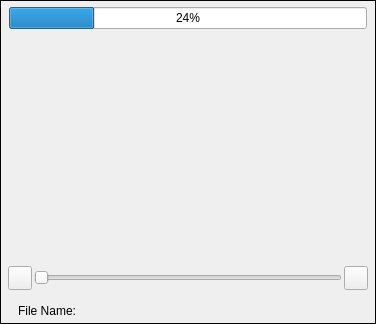
<?xml version="1.0" encoding="UTF-8"?>
<ui version="4.0">
 <class>AssetVideoWidget</class>
 <widget class="QWidget" name="AssetVideoWidget">
  <property name="geometry">
   <rect>
    <x>0</x>
    <y>0</y>
    <width>376</width>
    <height>324</height>
   </rect>
  </property>
  <property name="sizePolicy">
   <sizepolicy hsizetype="Expanding" vsizetype="Expanding">
    <horstretch>0</horstretch>
    <verstretch>0</verstretch>
   </sizepolicy>
  </property>
  <property name="minimumSize">
   <size>
    <width>0</width>
    <height>0</height>
   </size>
  </property>
  <property name="maximumSize">
   <size>
    <width>16777215</width>
    <height>324</height>
   </size>
  </property>
  <property name="windowTitle">
   <string>Form</string>
  </property>
  <layout class="QGridLayout" name="gridLayout">
   <property name="leftMargin">
    <number>0</number>
   </property>
   <property name="topMargin">
    <number>0</number>
   </property>
   <property name="rightMargin">
    <number>0</number>
   </property>
   <property name="bottomMargin">
    <number>0</number>
   </property>
   <property name="spacing">
    <number>0</number>
   </property>
   <item row="0" column="0">
    <widget class="QFrame" name="m_MainFrame">
     <property name="sizePolicy">
      <sizepolicy hsizetype="Expanding" vsizetype="Preferred">
       <horstretch>0</horstretch>
       <verstretch>0</verstretch>
      </sizepolicy>
     </property>
     <property name="frameShape">
      <enum>QFrame::Shape::Box</enum>
     </property>
     <property name="frameShadow">
      <enum>QFrame::Shadow::Plain</enum>
     </property>
     <layout class="QVBoxLayout" name="verticalLayout">
      <property name="spacing">
       <number>2</number>
      </property>
      <property name="leftMargin">
       <number>5</number>
      </property>
      <property name="topMargin">
       <number>5</number>
      </property>
      <property name="rightMargin">
       <number>5</number>
      </property>
      <property name="bottomMargin">
       <number>5</number>
      </property>
      <item>
       <layout class="QHBoxLayout" name="horizontalLayout_4">
        <property name="spacing">
         <number>2</number>
        </property>
        <item>
         <widget class="AvatarBar" name="m_LeftAvatarBar" native="true"/>
        </item>
        <item>
         <widget class="QFrame" name="m_VideoPictureFrame">
          <property name="sizePolicy">
           <sizepolicy hsizetype="Expanding" vsizetype="Expanding">
            <horstretch>0</horstretch>
            <verstretch>0</verstretch>
           </sizepolicy>
          </property>
          <property name="minimumSize">
           <size>
            <width>0</width>
            <height>120</height>
           </size>
          </property>
          <property name="maximumSize">
           <size>
            <width>16777215</width>
            <height>16777215</height>
           </size>
          </property>
          <property name="frameShape">
           <enum>QFrame::Shape::NoFrame</enum>
          </property>
          <property name="frameShadow">
           <enum>QFrame::Shadow::Raised</enum>
          </property>
          <layout class="QGridLayout" name="gridLayout_2">
           <property name="leftMargin">
            <number>1</number>
           </property>
           <property name="topMargin">
            <number>1</number>
           </property>
           <property name="rightMargin">
            <number>1</number>
           </property>
           <property name="bottomMargin">
            <number>1</number>
           </property>
           <property name="spacing">
            <number>0</number>
           </property>
           <item row="1" column="0">
            <widget class="VidWidget" name="m_VidWidget" native="true">
             <property name="sizePolicy">
              <sizepolicy hsizetype="Expanding" vsizetype="Expanding">
               <horstretch>0</horstretch>
               <verstretch>0</verstretch>
              </sizepolicy>
             </property>
             <property name="maximumSize">
              <size>
               <width>16777215</width>
               <height>16777215</height>
              </size>
             </property>
            </widget>
           </item>
           <item row="0" column="0">
            <widget class="VxProgressBar" name="m_XferProgressBar">
             <property name="value">
              <number>24</number>
             </property>
            </widget>
           </item>
          </layout>
         </widget>
        </item>
        <item>
         <widget class="AvatarBar" name="m_RightAvatarBar" native="true">
          <property name="sizePolicy">
           <sizepolicy hsizetype="Preferred" vsizetype="Expanding">
            <horstretch>0</horstretch>
            <verstretch>0</verstretch>
           </sizepolicy>
          </property>
         </widget>
        </item>
       </layout>
      </item>
      <item>
       <widget class="QFrame" name="m_ControlsFrame">
        <property name="sizePolicy">
         <sizepolicy hsizetype="Expanding" vsizetype="Preferred">
          <horstretch>0</horstretch>
          <verstretch>0</verstretch>
         </sizepolicy>
        </property>
        <property name="minimumSize">
         <size>
          <width>0</width>
          <height>0</height>
         </size>
        </property>
        <property name="maximumSize">
         <size>
          <width>16777215</width>
          <height>16777215</height>
         </size>
        </property>
        <property name="frameShape">
         <enum>QFrame::Shape::NoFrame</enum>
        </property>
        <property name="frameShadow">
         <enum>QFrame::Shadow::Plain</enum>
        </property>
        <layout class="QVBoxLayout" name="verticalLayout_2">
         <property name="spacing">
          <number>0</number>
         </property>
         <property name="leftMargin">
          <number>0</number>
         </property>
         <property name="topMargin">
          <number>0</number>
         </property>
         <property name="rightMargin">
          <number>0</number>
         </property>
         <property name="bottomMargin">
          <number>0</number>
         </property>
         <item>
          <widget class="QFrame" name="m_VideoPlaybackControl">
           <property name="sizePolicy">
            <sizepolicy hsizetype="Expanding" vsizetype="Preferred">
             <horstretch>0</horstretch>
             <verstretch>0</verstretch>
            </sizepolicy>
           </property>
           <property name="styleSheet">
            <string notr="true"/>
           </property>
           <layout class="QHBoxLayout" name="horizontalLayout">
            <property name="spacing">
             <number>2</number>
            </property>
            <property name="sizeConstraint">
             <enum>QLayout::SizeConstraint::SetDefaultConstraint</enum>
            </property>
            <property name="leftMargin">
             <number>2</number>
            </property>
            <property name="topMargin">
             <number>0</number>
            </property>
            <property name="rightMargin">
             <number>2</number>
            </property>
            <property name="bottomMargin">
             <number>0</number>
            </property>
            <item>
             <widget class="VxPushButton" name="m_PlayPauseButton">
              <property name="sizePolicy">
               <sizepolicy hsizetype="Fixed" vsizetype="Fixed">
                <horstretch>0</horstretch>
                <verstretch>0</verstretch>
               </sizepolicy>
              </property>
              <property name="minimumSize">
               <size>
                <width>24</width>
                <height>24</height>
               </size>
              </property>
              <property name="maximumSize">
               <size>
                <width>24</width>
                <height>24</height>
               </size>
              </property>
              <property name="text">
               <string notr="true"/>
              </property>
              <property name="iconSize">
               <size>
                <width>24</width>
                <height>24</height>
               </size>
              </property>
             </widget>
            </item>
            <item>
             <widget class="QSlider" name="m_PlayPosSlider">
              <property name="minimumSize">
               <size>
                <width>0</width>
                <height>24</height>
               </size>
              </property>
              <property name="maximumSize">
               <size>
                <width>16777215</width>
                <height>24</height>
               </size>
              </property>
              <property name="orientation">
               <enum>Qt::Orientation::Horizontal</enum>
              </property>
             </widget>
            </item>
            <item>
             <widget class="VxPushButton" name="m_PlaybackRotateButton">
              <property name="sizePolicy">
               <sizepolicy hsizetype="Fixed" vsizetype="Fixed">
                <horstretch>0</horstretch>
                <verstretch>0</verstretch>
               </sizepolicy>
              </property>
              <property name="minimumSize">
               <size>
                <width>24</width>
                <height>24</height>
               </size>
              </property>
              <property name="maximumSize">
               <size>
                <width>24</width>
                <height>24</height>
               </size>
              </property>
              <property name="text">
               <string notr="true"/>
              </property>
             </widget>
            </item>
           </layout>
          </widget>
         </item>
         <item>
          <widget class="QFrame" name="m_TagFrame">
           <layout class="QHBoxLayout" name="horizontalLayout_3">
            <property name="spacing">
             <number>2</number>
            </property>
            <property name="leftMargin">
             <number>2</number>
            </property>
            <property name="topMargin">
             <number>0</number>
            </property>
            <property name="rightMargin">
             <number>2</number>
            </property>
            <property name="bottomMargin">
             <number>0</number>
            </property>
            <item>
             <widget class="QLabel" name="m_LeftUserNameLabel">
              <property name="sizePolicy">
               <sizepolicy hsizetype="Minimum" vsizetype="Preferred">
                <horstretch>0</horstretch>
                <verstretch>0</verstretch>
               </sizepolicy>
              </property>
              <property name="text">
               <string notr="true"/>
              </property>
             </widget>
            </item>
            <item>
             <widget class="QLabel" name="m_TagUserTextLabel">
              <property name="sizePolicy">
               <sizepolicy hsizetype="Expanding" vsizetype="Preferred">
                <horstretch>0</horstretch>
                <verstretch>0</verstretch>
               </sizepolicy>
              </property>
              <property name="minimumSize">
               <size>
                <width>0</width>
                <height>0</height>
               </size>
              </property>
              <property name="maximumSize">
               <size>
                <width>16777215</width>
                <height>16777215</height>
               </size>
              </property>
              <property name="text">
               <string/>
              </property>
              <property name="alignment">
               <set>Qt::AlignmentFlag::AlignCenter</set>
              </property>
             </widget>
            </item>
            <item>
             <widget class="QLabel" name="m_RightUserNameLabel">
              <property name="text">
               <string notr="true"/>
              </property>
              <property name="alignment">
               <set>Qt::AlignmentFlag::AlignRight|Qt::AlignmentFlag::AlignTrailing|Qt::AlignmentFlag::AlignVCenter</set>
              </property>
             </widget>
            </item>
           </layout>
          </widget>
         </item>
         <item>
          <layout class="QHBoxLayout" name="horizontalLayout_2">
           <property name="spacing">
            <number>2</number>
           </property>
           <item>
            <widget class="QLabel" name="m_FileNameTitleLabel">
             <property name="sizePolicy">
              <sizepolicy hsizetype="Fixed" vsizetype="Preferred">
               <horstretch>0</horstretch>
               <verstretch>0</verstretch>
              </sizepolicy>
             </property>
             <property name="minimumSize">
              <size>
               <width>70</width>
               <height>14</height>
              </size>
             </property>
             <property name="maximumSize">
              <size>
               <width>70</width>
               <height>14</height>
              </size>
             </property>
             <property name="text">
              <string>File Name:</string>
             </property>
             <property name="alignment">
              <set>Qt::AlignmentFlag::AlignRight|Qt::AlignmentFlag::AlignTrailing|Qt::AlignmentFlag::AlignVCenter</set>
             </property>
            </widget>
           </item>
           <item>
            <widget class="VxLabel" name="m_FileNameLabel">
             <property name="sizePolicy">
              <sizepolicy hsizetype="Expanding" vsizetype="Fixed">
               <horstretch>0</horstretch>
               <verstretch>0</verstretch>
              </sizepolicy>
             </property>
             <property name="minimumSize">
              <size>
               <width>0</width>
               <height>14</height>
              </size>
             </property>
             <property name="maximumSize">
              <size>
               <width>16777215</width>
               <height>14</height>
              </size>
             </property>
             <property name="text">
              <string/>
             </property>
            </widget>
           </item>
          </layout>
         </item>
        </layout>
       </widget>
      </item>
     </layout>
    </widget>
   </item>
  </layout>
 </widget>
 <customwidgets>
  <customwidget>
   <class>VxPushButton</class>
   <extends>QPushButton</extends>
   <header location="global">VxPushButton.h</header>
  </customwidget>
  <customwidget>
   <class>AvatarBar</class>
   <extends>QWidget</extends>
   <header>AvatarBar.h</header>
   <container>1</container>
  </customwidget>
  <customwidget>
   <class>VxProgressBar</class>
   <extends>QProgressBar</extends>
   <header location="global">VxProgressBar.h</header>
  </customwidget>
  <customwidget>
   <class>VidWidget</class>
   <extends>QWidget</extends>
   <header location="global">VidWidget.h</header>
   <container>1</container>
  </customwidget>
  <customwidget>
   <class>VxLabel</class>
   <extends>QLabel</extends>
   <header>VxLabel.h</header>
  </customwidget>
 </customwidgets>
 <resources/>
 <connections/>
</ui>
